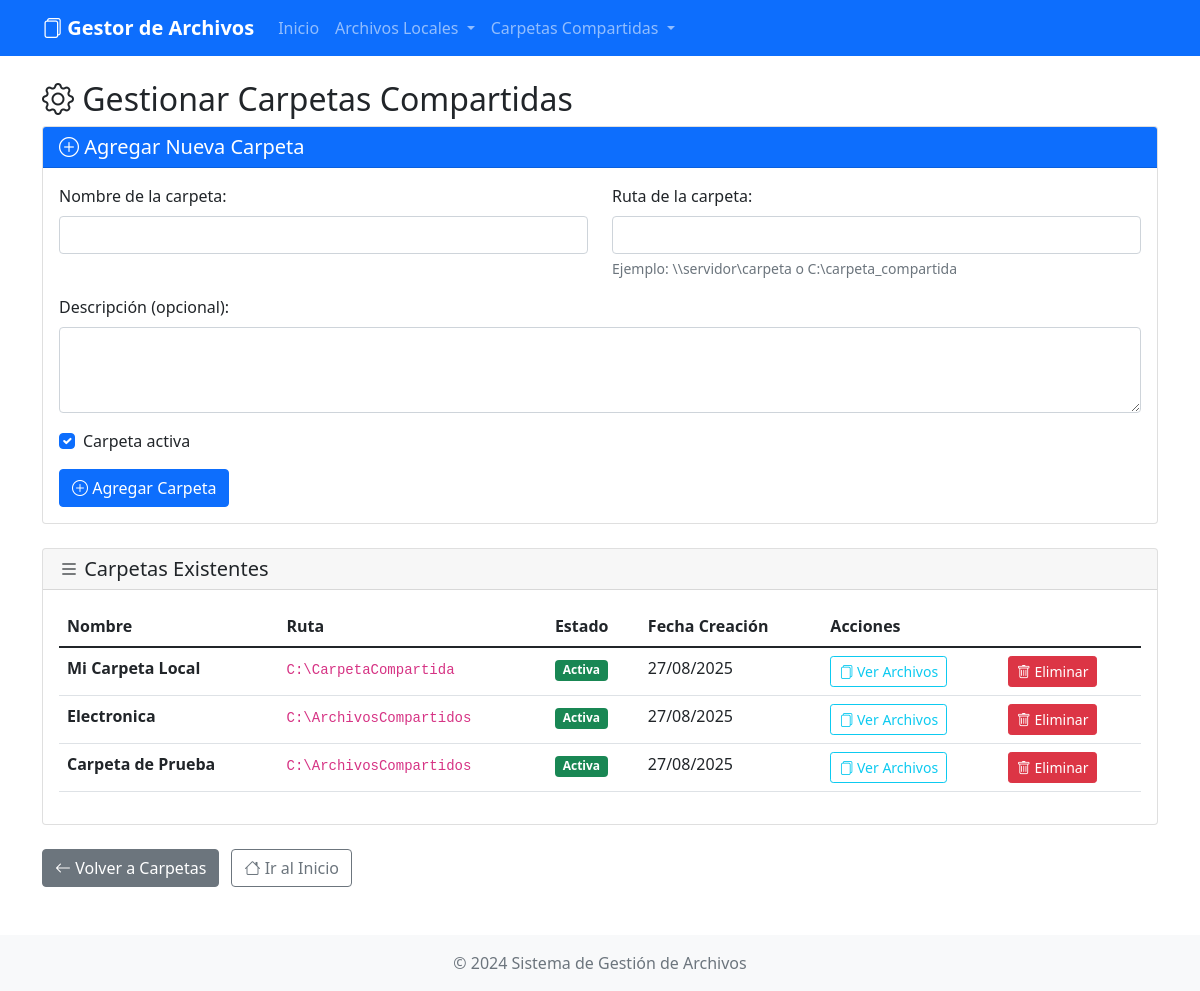
The app's page /carpetas/gestionar/, older data.
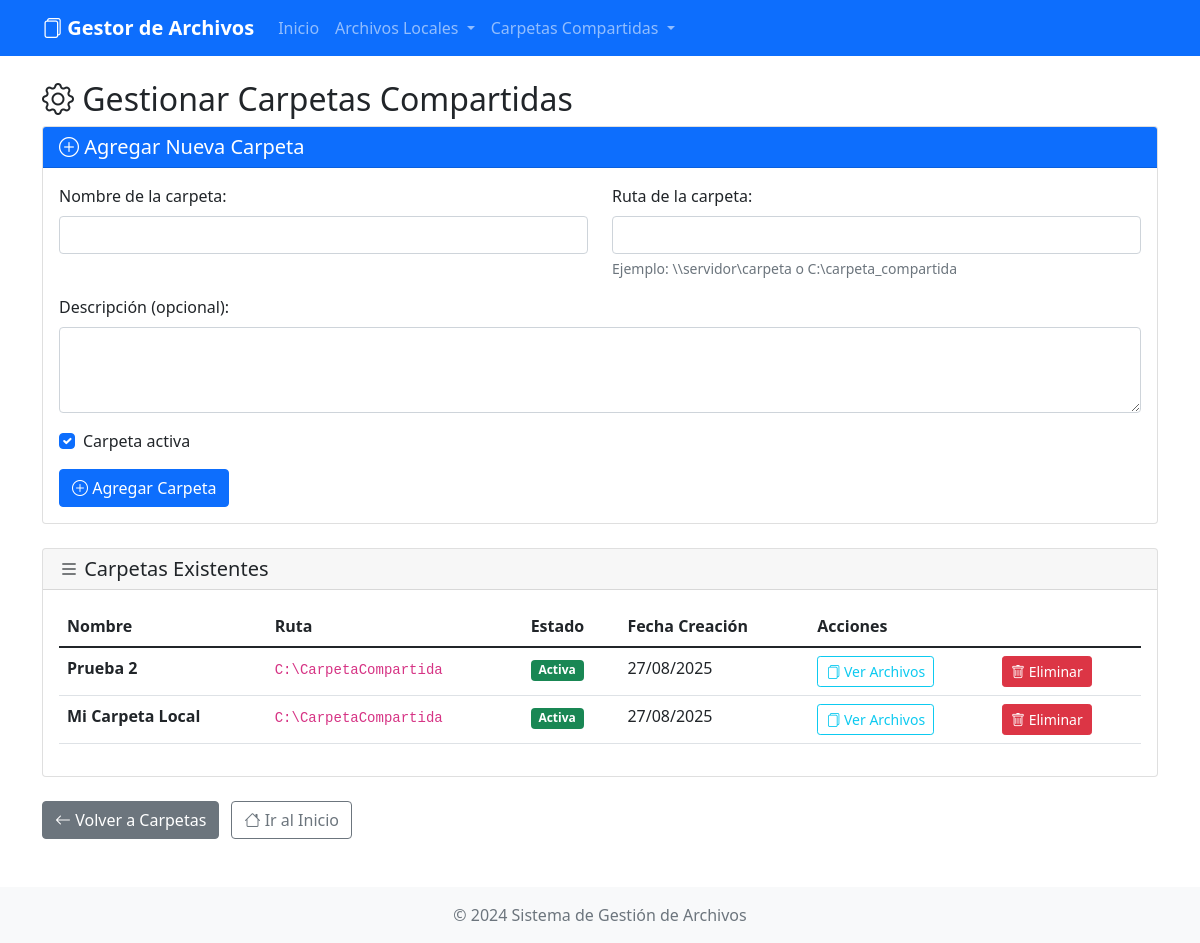
The same page, newer data.
### archivos/models.py (models this page shows, shortened)
class CarpetaCompartida(models.Model):
    nombre = models.CharField(max_length=255, verbose_name="Nombre de la carpeta")
    ruta = models.CharField(max_length=500, verbose_name="Ruta de la carpeta compartida")
    descripcion = models.TextField(blank=True, null=True, verbose_name="Descripción")
    activa = models.BooleanField(default=True, verbose_name="Activa")
    fecha_creacion = models.DateTimeField(auto_now_add=True)
    class Meta:
        verbose_name = "Carpeta Compartida"
        verbose_name_plural = "Carpetas Compartidas"

### archivos/views.py (the view)
# urls.py: path('carpetas/gestionar/', views.gestionar_carpetas, name='gestionar_carpetas'),
def gestionar_carpetas(request):
    if request.method == 'POST':
        form = CarpetaCompartidaForm(request.POST)
        if form.is_valid():
            carpeta = form.save()
            messages.success(request, f'Carpeta "{carpeta.nombre}" agregada exitosamente')
            return redirect('gestionar_carpetas')
    else:
        form = CarpetaCompartidaForm()
    carpetas = CarpetaCompartida.objects.all().order_by('-fecha_creacion')
    return render(request, 'archivos/gestionar_carpetas.html', {
        'form': form,
        'carpetas': carpetas
    })

### archivos/forms.py
class CarpetaCompartidaForm(forms.ModelForm):
    class Meta:
        model = CarpetaCompartida
        fields = ['nombre', 'ruta', 'descripcion', 'activa']
        widgets = {
            'nombre': forms.TextInput(attrs={'class': 'form-control'}),
            'ruta': forms.TextInput(attrs={'class': 'form-control'}),
            'descripcion': forms.Textarea(attrs={'class': 'form-control', 'rows': 3}),
            'activa': forms.CheckboxInput(attrs={'class': 'form-check-input'}),
        }

### archivos/templates/archivos/gestionar_carpetas.html (shortened to what the changed rows need)
{% extends 'archivos/base.html' %}
{% block content %}
<div class="row">
    <div class="col-12">
        <h2><i class="bi bi-gear"></i> Gestionar Carpetas Compartidas</h2>
        <div class="card">
            <div class="card-body">
                {% if carpetas %}
                    <div class="table-responsive">
                        <table class="table table-hover">
                            <thead>
                                <tr>
                                    <th>Nombre</th>
                                    <th>Ruta</th>
                                    <th>Estado</th>
                                    <th>Fecha Creación</th>
                                    <th>Acciones</th>
                                </tr>
                            </thead>
                            <tbody>
                                {% for carpeta in carpetas %}
                                <tr>
                                    <td><strong>{{ carpeta.nombre }}</strong></td>
                                    <td><code>{{ carpeta.ruta }}</code></td>
                                    <td>
                                        {% if carpeta.activa %}
                                            <span class="badge bg-success">Activa</span>
                                        {% else %}
                                            <span class="badge bg-secondary">Inactiva</span>
                                        {% endif %}
                                    </td>
                                    <td>{{ carpeta.fecha_creacion|date:"d/m/Y" }}</td>
                                    <td>
                                        <a href="{% url 'listar_archivos' carpeta.id %}" class="btn btn-sm btn-outline-info">
                                            <i class="bi bi-files"></i> Ver Archivos
                                        </a>
                                    </td>
                                    <td>
                                    <button type="button"
                                        class="btn btn-danger btn-sm"
                                        data-bs-toggle="modal"
                                        data-bs-target="#modalEliminarCarpeta{{ carpeta.id }}">
                                    <i class="bi bi-trash"></i> Eliminar
                                </button>
                                    </td>
                                </tr>
                                {% endfor %}
                            </tbody>
                        </table>
                    </div>
                {% else %}
                    <div class="text-center py-4">
                        <i class="bi bi-folder-x display-4 text-muted"></i>
                        <p class="text-muted mt-2">No hay carpetas configuradas aún</p>
                    </div>
                {% endif %}
            </div>
        </div>
    </div>
</div>
{% endblock %}

Row changes from the older to the newer data that the page shows:
removed CarpetaCompartida: nombre "Electronica", ruta "C:\\ArchivosCompartidos", activa "Activa", fecha_creacion "27/08/2025"
removed CarpetaCompartida: nombre "Carpeta de Prueba", ruta "C:\\ArchivosCompartidos", activa "Activa", fecha_creacion "27/08/2025"
added CarpetaCompartida: nombre "Prueba 2", ruta "C:\\CarpetaCompartida", activa "Activa", fecha_creacion "27/08/2025"
